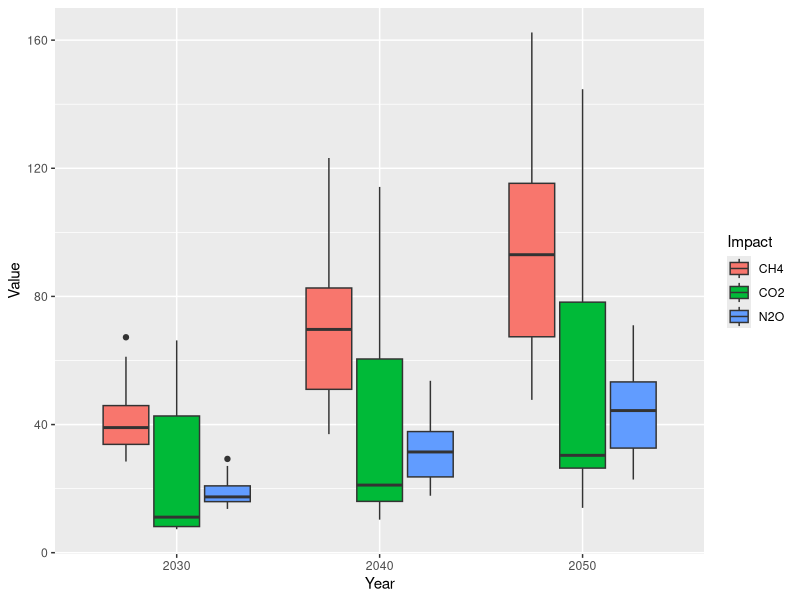
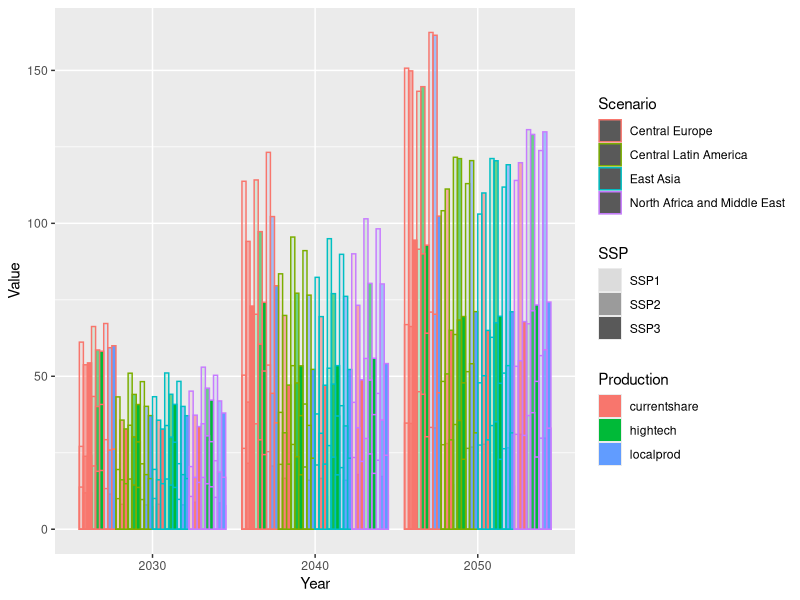

The R script that drew these images, in order:
library(tidyverse)

#Set wd depending on which computer you are working
setwd("~/GitHub/MEAT_SSA/Viz")
rm(list=ls())


# read data from INPUT-OUTPUT results
# Note: the CSV has been manually processed for an easier import
dataset <- read_csv("Agg_res.csv")

dataset %>% pivot_longer(cols = -c(Impact,Scenario,SSP,Production),names_to = "Year",values_to = "Value") -> dataset

dataset %>% mutate(Impact = recode(Impact,Energy="Primary Energy Consumption (EJ)",GHG="GHG Emissions (Mt CO2eq)",
                                   Land = "Land use (Mkm2)",Water = "Blue water use (Gm3)")) -> dataset

# Plot figure of main results

p1 <- ggplot(dataset)+
  geom_point(aes(x=Value,y=Year,color=Production),size=5,alpha=0.5)+
  geom_point(data = dataset %>% group_by(Year,Impact) %>% summarize(median=median(Value)) %>% ungroup(),
             aes(x=median,y=Year,shape="Median"),color="Black",size=5)+
  scale_shape_manual(values = 3,name="")+
  scale_color_manual(name="",values=c("orange","dodgerblue","darkorchid"))+
  facet_wrap(~Impact,scales = "free_x")+
  labs(x="",y="")+
  #scale_y_continuous(limits = c(0,2),breaks = 1)+
  theme(legend.position="top")

ggsave("figure04a.png",p1,device="png",width = 3*2.2, height = 2*2.2,dpi=300)


# Analysis on CO2 emissions

datasetGHG <- read_csv("Agg_resCO2.csv")

datasetGHG %>% pivot_longer(cols = -c(Impact,Scenario,SSP,Production),names_to = "Year",values_to = "Value") -> datasetGHG


ggplot(datasetGHG %>% subset(Year>2020))+
  geom_boxplot(aes(x=Year,y=Value,fill=Impact))

ggplot(datasetGHG %>% subset(Year>2020))+
  geom_bar(aes(x=Year,y=Value,color=Scenario,fill=Production,alpha=SSP),stat="identity",position = "dodge")
